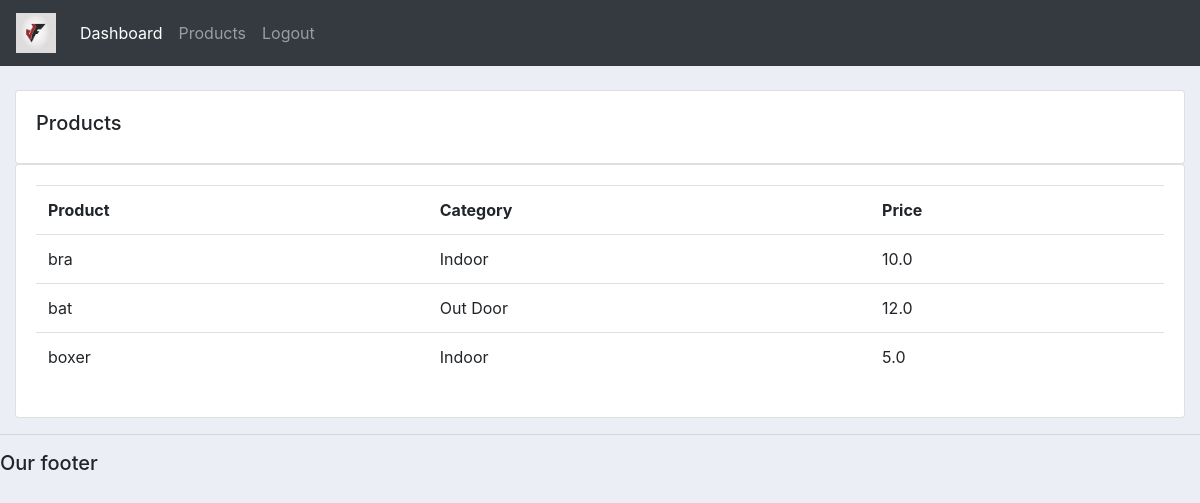
/products (signed in), run on the app's committed database.
### accounts/models.py (models this page shows, shortened)
class Product(models.Model):
    CATEGORY=(('Indoor','Indoor'),('Out Door','Out Door'),)
    name=models.CharField(max_length=200,null=True,blank=True)
    price=models.FloatField(null=True)
    category=models.CharField(max_length=200,null=True,choices=CATEGORY)
    description=models.CharField(max_length=200,blank=True,null=True)
    date_created=models.DateTimeField(auto_now_add=True,null=True)
    tag=models.ManyToManyField(Tag,blank=True)

### accounts/decorators.py (the view)
        def wrapper(r,*args,**kwargs):
            group=None
            if r.user.groups.exists():
                group=r.user.groups.all()[0].name
            print(group)
            if group in allowed_roles:
                return func(r,*args,**kwargs)
            else:
                return HttpResponse("your not authorized to view this page")

### accounts/views.py (called while the page is built)
@login_required(login_url='login')
@allow(allowed_roles=['admin'])
def products(r):
    p=Product.objects.all()
    return render(r,"accounts/products.html",{'p':p})

### templates/accounts/products.html
{%  extends 'accounts/main.html' %}
{% block content %}
		<br>
		<div class="row">
			<div class="col-md">
				<div class="card card-body">
					<h5>Products</h5>
				</div>
				<div class="card card-body">
					<table class="table">
						<tr>
							<th>Product</th>
							<th>Category</th>
							<th>Price</th>
						</tr>
						{%for i in p%}
						<tr>
							<td>{{i.name}}</td>
							<td>{{i.category}}</td>
							<td>{{i.price}}</td>
						</tr>
						{%endfor%}
					</table>
				</div>
			</div>
		</div>
{% endblock content %}

### static/css/main.css (style rules this page uses)
body { background-color: #ebeff5; }

### data on the page
Product: name "bra", category "Indoor", price "10.0"
Product: name "bat", category "Out Door", price "12.0"
Product: name "boxer", category "Indoor", price "5.0"
